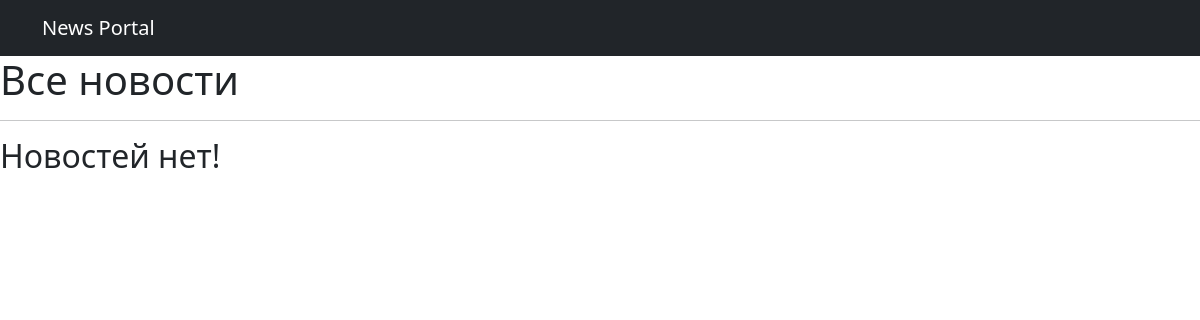
The page /news/ on the database as committed earlier.
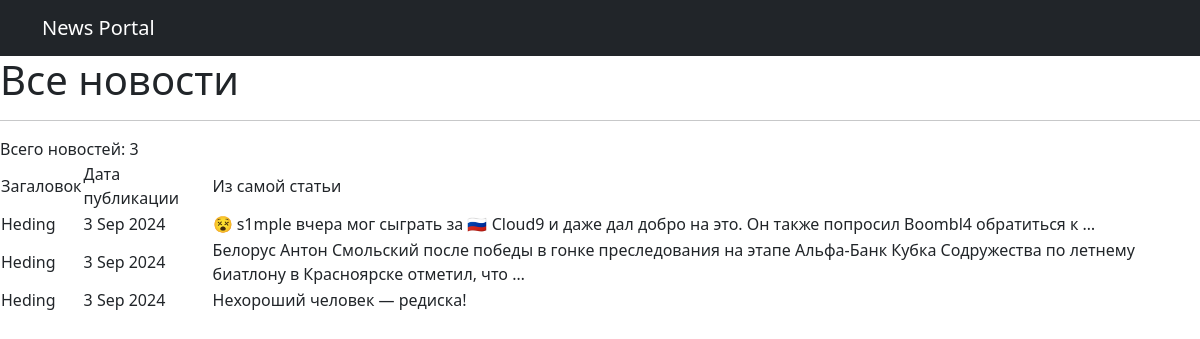
The same page on the database as committed later.
### news/models.py (models this page shows, shortened)
class Post(models.Model):
    new = "NE"
    article = "AR"
    POST_TYPE = [
        (new, "Новость"),
        (article, "Статья")
    ]
    author = models.ForeignKey(Author, on_delete=models.CASCADE)
    post_type = models.CharField(max_length=2, default=new)
    time_create = models.DateTimeField(auto_now_add=True)
    category = models.ManyToManyField(Category, through="PostCategory")
    heading = models.CharField(max_length=255)
    text = models.TextField()
    rating_post = models.IntegerField(default=0)

### news/views.py (the view)
# urls.py: path('', PostsList.as_view()),
class PostsList(ListView):
    model = Post
    template_name = 'posts.html'
    context_object_name = 'posts'
    ordering = '-time_create'

### templates/posts.html (shortened to what this page needs)
{% extends 'flatpages/default.html' %}
{% block content %}
   <h1>Все новости</h1>
   <hr>
   {% if posts %}
       Всего новостей: {{ posts|length }}
       <table>
           <tr>
               <td>Загаловок</td>
               <td>Дата публикации</td>
               <td>Из самой статьи</td>
           </tr>
           {% for post in posts %}
           <tr>
               <td>{{ post.heading }}</td>
               <td>{{ post.time_create|date:'j M Y' }}</td>
               <td>{{ post.text|truncatewords:20 }}</td>
           </tr>
           {% endfor %}
       </table>
   {% else %}
       <h2>Новостей нет!</h2>
   {% endif %}
{% endblock content %}

### templates/flatpages/default.html (shortened to what this page needs)
<!DOCTYPE html>
<html lang="en">
    <head>
        {% load static %}
        <link href="{% static 'css/styles.css' %}" rel="stylesheet" />
    </head>
    <body>
        <nav class="navbar navbar-expand-lg navbar-dark bg-dark static-top">
   <div class="container">
       <a class="navbar-brand" href="#">News Portal</a>
   </div>
</nav>
    </body>
</html>
<html>
    <body>
        {% block content %}
        {% endblock %}
    </body>
</html>

Rows that differ between the two databases and show on the page:
added Post: heading "Heding", time_create "3 Sep 2024", text "😵 s1mple вчера мог сыграть за 🇷🇺 Cloud9 и даже дал добро на это. Он также попросил Boombl4 обратиться к …"
added Post: heading "Heding", time_create "3 Sep 2024", text "Белорус Антон Смольский после победы в гонке преследования на этапе Альфа‑Банк Кубка Содружества по летнему биатлону в Красноярске отметил, что …"
added Post: heading "Heding", time_create "3 Sep 2024", text "Нехороший человек — редиска!"
Other text that changed with them:
{{ posts|length }}: (not shown) → "3"
text no longer shown: "Новостей нет!"
text now shown: "Всего новостей: Загаловок Дата публикации Из самой статьи"
